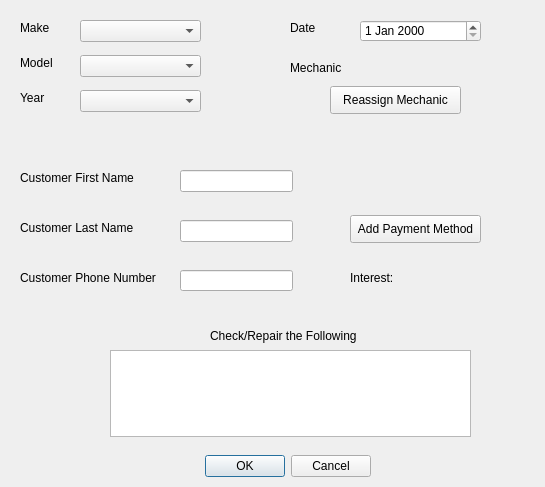
<?xml version="1.0" encoding="UTF-8"?>
<ui version="4.0">
 <class>Dialog</class>
 <widget class="QDialog" name="Dialog">
  <property name="geometry">
   <rect>
    <x>0</x>
    <y>0</y>
    <width>545</width>
    <height>487</height>
   </rect>
  </property>
  <property name="windowTitle">
   <string>Dialog</string>
  </property>
  <widget class="QDialogButtonBox" name="buttonBox">
   <property name="geometry">
    <rect>
     <x>30</x>
     <y>450</y>
     <width>341</width>
     <height>32</height>
    </rect>
   </property>
   <property name="orientation">
    <enum>Qt::Horizontal</enum>
   </property>
   <property name="standardButtons">
    <set>QDialogButtonBox::Cancel|QDialogButtonBox::Ok</set>
   </property>
  </widget>
  <widget class="QLabel" name="label_4">
   <property name="geometry">
    <rect>
     <x>210</x>
     <y>310</y>
     <width>161</width>
     <height>51</height>
    </rect>
   </property>
   <property name="text">
    <string>Check/Repair the Following</string>
   </property>
  </widget>
  <widget class="QPlainTextEdit" name="plainTextEdit">
   <property name="geometry">
    <rect>
     <x>110</x>
     <y>350</y>
     <width>361</width>
     <height>87</height>
    </rect>
   </property>
  </widget>
  <widget class="QLabel" name="label_2">
   <property name="geometry">
    <rect>
     <x>20</x>
     <y>170</y>
     <width>141</width>
     <height>16</height>
    </rect>
   </property>
   <property name="text">
    <string>Customer First Name</string>
   </property>
  </widget>
  <widget class="QLabel" name="label_6">
   <property name="geometry">
    <rect>
     <x>20</x>
     <y>90</y>
     <width>55</width>
     <height>16</height>
    </rect>
   </property>
   <property name="text">
    <string>Year</string>
   </property>
  </widget>
  <widget class="QComboBox" name="comboBox_2">
   <property name="geometry">
    <rect>
     <x>80</x>
     <y>90</y>
     <width>121</width>
     <height>22</height>
    </rect>
   </property>
  </widget>
  <widget class="QPushButton" name="add_payment_bt">
   <property name="geometry">
    <rect>
     <x>350</x>
     <y>215</y>
     <width>131</width>
     <height>28</height>
    </rect>
   </property>
   <property name="text">
    <string>Add Payment Method</string>
   </property>
  </widget>
  <widget class="QLineEdit" name="lineEdit_3">
   <property name="geometry">
    <rect>
     <x>180</x>
     <y>220</y>
     <width>113</width>
     <height>22</height>
    </rect>
   </property>
  </widget>
  <widget class="QLabel" name="label_3">
   <property name="geometry">
    <rect>
     <x>20</x>
     <y>270</y>
     <width>151</width>
     <height>16</height>
    </rect>
   </property>
   <property name="text">
    <string>Customer Phone Number</string>
   </property>
  </widget>
  <widget class="QLabel" name="label_5">
   <property name="geometry">
    <rect>
     <x>20</x>
     <y>55</y>
     <width>55</width>
     <height>16</height>
    </rect>
   </property>
   <property name="text">
    <string>Model</string>
   </property>
  </widget>
  <widget class="QLineEdit" name="lineEdit">
   <property name="geometry">
    <rect>
     <x>180</x>
     <y>170</y>
     <width>113</width>
     <height>22</height>
    </rect>
   </property>
  </widget>
  <widget class="QComboBox" name="comboBox">
   <property name="geometry">
    <rect>
     <x>80</x>
     <y>20</y>
     <width>121</width>
     <height>22</height>
    </rect>
   </property>
  </widget>
  <widget class="QLabel" name="label_7">
   <property name="geometry">
    <rect>
     <x>290</x>
     <y>20</y>
     <width>55</width>
     <height>16</height>
    </rect>
   </property>
   <property name="text">
    <string>Date</string>
   </property>
  </widget>
  <widget class="QLabel" name="label_8">
   <property name="geometry">
    <rect>
     <x>20</x>
     <y>220</y>
     <width>141</width>
     <height>16</height>
    </rect>
   </property>
   <property name="text">
    <string>Customer Last Name</string>
   </property>
  </widget>
  <widget class="QLineEdit" name="lineEdit_2">
   <property name="geometry">
    <rect>
     <x>180</x>
     <y>270</y>
     <width>113</width>
     <height>21</height>
    </rect>
   </property>
  </widget>
  <widget class="QLabel" name="label">
   <property name="geometry">
    <rect>
     <x>20</x>
     <y>20</y>
     <width>55</width>
     <height>16</height>
    </rect>
   </property>
   <property name="text">
    <string>Make</string>
   </property>
  </widget>
  <widget class="QComboBox" name="comboBox_4">
   <property name="geometry">
    <rect>
     <x>80</x>
     <y>55</y>
     <width>121</width>
     <height>22</height>
    </rect>
   </property>
  </widget>
  <widget class="QDateEdit" name="dateEdit">
   <property name="geometry">
    <rect>
     <x>360</x>
     <y>20</y>
     <width>121</width>
     <height>22</height>
    </rect>
   </property>
  </widget>
  <widget class="QLabel" name="label_9">
   <property name="geometry">
    <rect>
     <x>290</x>
     <y>60</y>
     <width>55</width>
     <height>16</height>
    </rect>
   </property>
   <property name="text">
    <string>Mechanic</string>
   </property>
  </widget>
  <widget class="QLabel" name="mechanic_lbl">
   <property name="geometry">
    <rect>
     <x>360</x>
     <y>60</y>
     <width>121</width>
     <height>16</height>
    </rect>
   </property>
   <property name="text">
    <string/>
   </property>
  </widget>
  <widget class="QPushButton" name="reassign_mechanic_bt">
   <property name="geometry">
    <rect>
     <x>330</x>
     <y>86</y>
     <width>131</width>
     <height>28</height>
    </rect>
   </property>
   <property name="text">
    <string>Reassign Mechanic</string>
   </property>
  </widget>
  <widget class="QLabel" name="order_interest_lbl">
   <property name="geometry">
    <rect>
     <x>400</x>
     <y>270</y>
     <width>51</width>
     <height>16</height>
    </rect>
   </property>
   <property name="text">
    <string/>
   </property>
  </widget>
  <widget class="QLabel" name="label_10">
   <property name="geometry">
    <rect>
     <x>350</x>
     <y>270</y>
     <width>51</width>
     <height>16</height>
    </rect>
   </property>
   <property name="text">
    <string>Interest:</string>
   </property>
  </widget>
 </widget>
 <resources/>
 <connections>
  <connection>
   <sender>buttonBox</sender>
   <signal>accepted()</signal>
   <receiver>Dialog</receiver>
   <slot>accept()</slot>
   <hints>
    <hint type="sourcelabel">
     <x>248</x>
     <y>254</y>
    </hint>
    <hint type="destinationlabel">
     <x>157</x>
     <y>274</y>
    </hint>
   </hints>
  </connection>
  <connection>
   <sender>buttonBox</sender>
   <signal>rejected()</signal>
   <receiver>Dialog</receiver>
   <slot>reject()</slot>
   <hints>
    <hint type="sourcelabel">
     <x>316</x>
     <y>260</y>
    </hint>
    <hint type="destinationlabel">
     <x>286</x>
     <y>274</y>
    </hint>
   </hints>
  </connection>
 </connections>
</ui>
